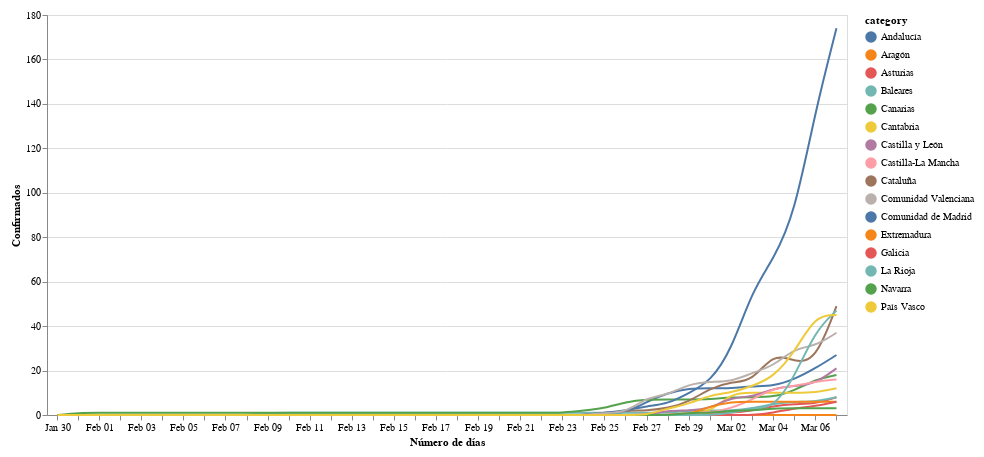

Notebook cell for this chart:
### Markdown cell above
Haz click en la leyenda para activar una única línea.

### Code cell
#collapse

import requests
import pandas as pd
from io import BytesIO
import numpy as np
import altair as alt

# data download
response = requests.get('https://docs.google.com/spreadsheet/ccc?key=1FwOXbkWeuS1LHrKxhSfepGtsgQ6iIEQZmWig_JKo8z0&output=csv')
assert response.status_code == 200, 'Wrong status code'
data = response.content
df = pd.read_csv(BytesIO(data), parse_dates=['Fecha'], dayfirst=True)

# plot
cols = list(df.columns)
cols.remove('Total confirmados')
cols.remove('Fecha')
df = df.set_index('Fecha')[cols]
source = df.reset_index().melt('Fecha', var_name='category', value_name='Confirmados')

selection = alt.selection_multi(fields=['category'], bind='legend')

line = alt.Chart(source).mark_line(interpolate='basis').encode(
    alt.X('monthdate(Fecha):O', axis=alt.Axis(tickRound=True), title='Número de días'),
    alt.Y('Confirmados:Q'),
    alt.Color('category:N'),
    opacity=alt.condition(selection, alt.value(1), alt.value(0.2))
)

nearest = alt.selection(type='single', nearest=True, on='mouseover',
                        fields=['Fecha'], empty='none')

# Transparent selectors across the chart. This is what tells us
# the x-value of the cursor
selectors = alt.Chart(source).mark_point().encode(
    x='monthdate(Fecha):O',
    opacity=alt.value(0),
).add_selection(
    nearest
)

# Draw points on the line, and highlight based on selection
points = line.mark_point().encode(
    opacity=alt.condition(nearest, alt.value(1), alt.value(0))
)

# Draw text labels near the points, and highlight based on selection
text = line.mark_text(align='left', dx=5, dy=-5).encode(
    text=alt.condition(nearest, 'Confirmados:Q', alt.value(' '))
)

line = line.add_selection(
    selection
)

# Draw a rule at the location of the selection
rules = alt.Chart(source).mark_rule(color='gray').encode(
    x='monthdate(Fecha):O',
).transform_filter(
    nearest
)

# Put the five layers into a chart and bind the data
alt.layer(
    line, selectors, points, rules, text
).properties(
    width=800, height=400
).configure(
    padding=10
)

### Figure 1 — Vega-Lite specification as saved in the notebook (floating-point values rounded to 4 significant figures; data arrays with more than 128 entries replaced by an {"elided": "..."} marker saying what was removed)
{"config": {"view": {"continuousWidth": 400, "continuousHeight": 300}, "padding": 10}, "layer": [{"mark": {"type": "line", "interpolate": "basis"}, "encoding": {"color": {"type": "nominal", "field": "category"}, "opacity": {"condition": {"value": 1, "selection": "selector002"}, "value": 0.2}, "x": {"type": "ordinal", "axis": {"tickRound": true}, "field": "Fecha", "timeUnit": "monthdate", "title": "Número de días"}, "y": {"type": "quantitative", "field": "Confirmados"}}, "selection": {"selector002": {"type": "multi", "fields": ["category"], "bind": "legend"}}}, {"mark": "point", "encoding": {"opacity": {"value": 0}, "x": {"type": "ordinal", "field": "Fecha", "timeUnit": "monthdate"}}, "selection": {"selector003": {"type": "single", "nearest": true, "on": "mouseover", "fields": ["Fecha"], "empty": "none"}}}, {"mark": "point", "encoding": {"color": {"type": "nominal", "field": "category"}, "opacity": {"condition": {"value": 1, "selection": "selector003"}, "value": 0}, "x": {"type": "ordinal", "axis": {"tickRound": true}, "field": "Fecha", "timeUnit": "monthdate", "title": "Número de días"}, "y": {"type": "quantitative", "field": "Confirmados"}}}, {"mark": {"type": "rule", "color": "gray"}, "encoding": {"x": {"type": "ordinal", "field": "Fecha", "timeUnit": "monthdate"}}, "transform": [{"filter": {"selection": "selector003"}}]}, {"mark": {"type": "text", "align": "left", "dx": 5, "dy": -5}, "encoding": {"color": {"type": "nominal", "field": "category"}, "opacity": {"condition": {"value": 1, "selection": "selector002"}, "value": 0.2}, "text": {"condition": {"type": "quantitative", "field": "Confirmados", "selection": "selector003"}, "value": " "}, "x": {"type": "ordinal", "axis": {"tickRound": true}, "field": "Fecha", "timeUnit": "monthdate", "title": "Número de días"}, "y": {"type": "quantitative", "field": "Confirmados"}}}], "data": {"name": "data-43e7376ff78c0c687460019e3708c85c"}, "height": 400, "width": 800, "$schema": "https://vega.github.io/schema/vega-lite/v4.0.2.json", "datasets": {"data-43e7376ff78c0c687460019e3708c85c": {"elided": "608 records"}}}
